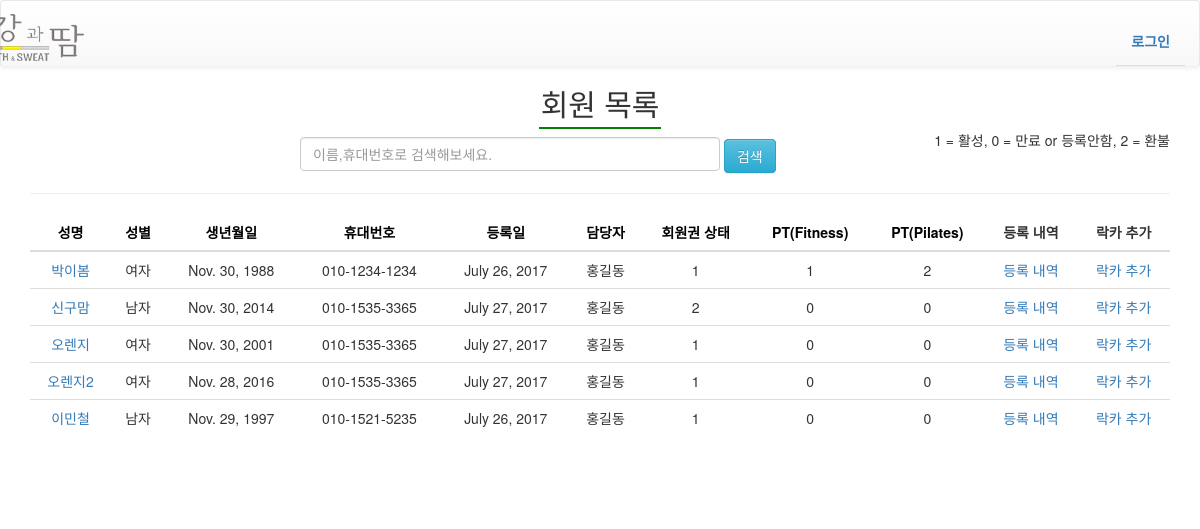
Page /member_list/ on the earlier database version.
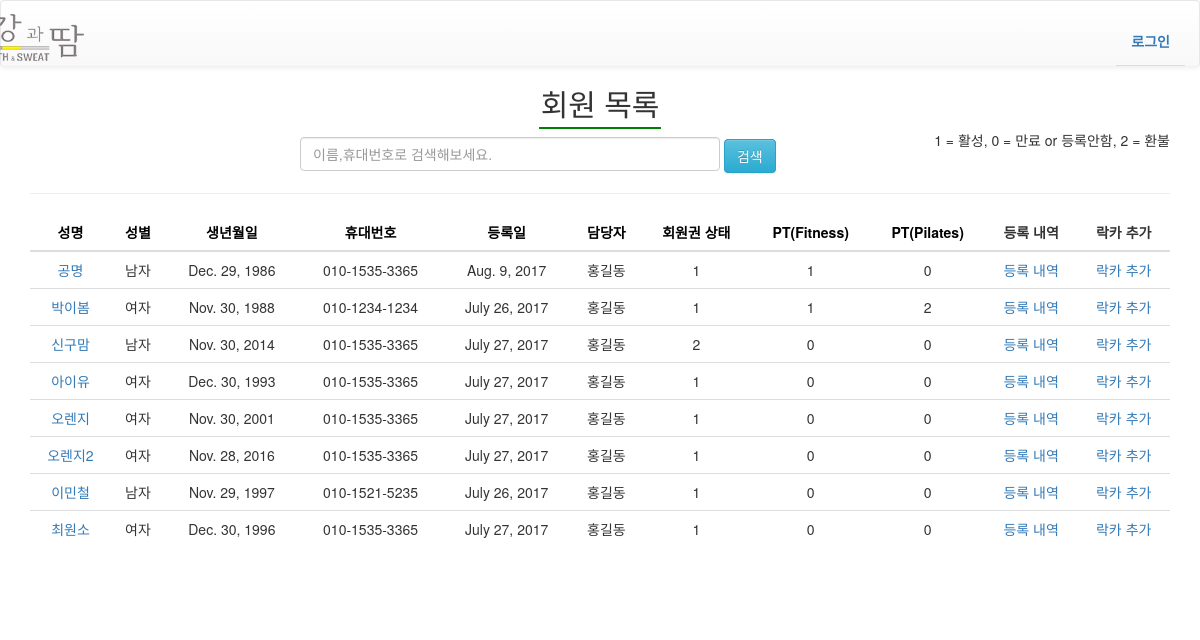
Same page on the later database version.
### staff/models.py (models this page shows, shortened)
class Member(models.Model):
    SEX_CHOICES = (
        ('M','남자'),
        ('F','여자'),
    )
    STATUS_CHOICES = (
        ('new','신규'),
        ('re','재등록'),
        )
    division = models.CharField(max_length=12, default="new", verbose_name='회원구분')
    name = models.CharField(max_length=24, verbose_name='성명')
    birth = models.DateField(null=True,help_text='Ex) 1980-06-30',verbose_name='생년월일')
    phone_regex = RegexValidator(regex=r'^\d{2,3}-\d{3,4}-\d{4}$', message="휴대폰 양식으로 써주세요.")
    phone_num = models.CharField(validators=[phone_regex], max_length=32, null=True, help_text='Ex) 010-1234-1234',verbose_name='휴대번호')
    address = models.CharField(max_length=64,blank=True, null=True,verbose_name='주소')
    sex = models.CharField(max_length=12, verbose_name='성별',null=True)
    registered_date = models.DateField(blank=True, default=timezone.now, verbose_name='등록일')
    start_date = models.DateField(default=timezone.now, blank=True, verbose_name='시작일')
    end_date = models.DateField(blank=True, verbose_name='회원권종료일')
    staff = models.ForeignKey(settings.AUTH_USER_MODEL, null=True, related_name='members', on_delete=models.SET_NULL)
    type_choice = models.CharField(max_length=12,default='피트니스',verbose_name='종류선택')
    rating = models.CharField(max_length=12, default='Bronze',verbose_name='등급')
    period_fitness = models.CharField(max_length=12,null=True, blank=True,verbose_name='피트니스기간', help_text='피트니스를 선택하신분만 선택해주세요.')
    period_pilates = models.CharField(max_length=12, null=True, blank=True,verbose_name='필라테스기간', help_text='필라테스를 선택하신분만 선택해주세요.')
    period_both = models.CharField(max_length=12, null=True, blank=True, verbose_name="피트니스+필라테스기간")
    H_locker = models.IntegerField(blank=True,null=True,verbose_name='헬스락카')
    G_locker = models.IntegerField(blank=True,null=True,verbose_name='골프락카')
    cautions = models.CharField(max_length=128,blank=True,verbose_name='병력및주의사항')
    exercise_time = models.CharField(max_length=12, blank=True,verbose_name='운동시간대')
    visit_path = models.CharField(max_length=12, blank=True,verbose_name='방문경로')
    membership_amount = models.DecimalField(max_digits=10,decimal_places=0, default=0 ,verbose_name='회원권 금액')
    payment_amount = models.DecimalField(max_digits=10,decimal_places=0, default=0 ,verbose_name='결제금액')
    payment_method = models.CharField(max_length=12,default='카드',verbose_name='결제방식')
    note = models.TextField(blank=True, null=True, verbose_name='비고란')
    Trainer = models.ForeignKey(settings.AUTH_USER_MODEL, null=True, blank=True, related_name='PT_members', on_delete=models.SET_NULL)
    registered_session = models.IntegerField(null=True, blank=True,verbose_name='등록세션')
    PT_payment_amount = models.DecimalField(max_digits=10, decimal_places=0, null=True, blank=True, default=0,verbose_name='PT결제금액')
    PT_payment_method = models.CharField(max_length=12, null=True, blank=True ,verbose_name='PT결제방식')
    unitprice = models.DecimalField(max_digits=10, decimal_places=0, blank=True, null=True, verbose_name='1회세션단가')
    period_PT = models.CharField(max_length=12,blank=True, null=True,verbose_name='강습기간')
    PT_registered_date = models.DateField(null=True, blank=True, verbose_name='PT등록일')
    OT_used_session = models.IntegerField(blank=True, null=True, default=0, verbose_name='OT 횟수')
    used_session = models.IntegerField(blank=True, null=True, default=0, verbose_name='사용한 세션')
    re_registered = models.BooleanField(blank=True, default=False, verbose_name='PT재등록 여부')
    Pil_Trainer = models.ForeignKey(settings.AUTH_USER_MODEL, null=True, blank=True, related_name='Pil_members', on_delete=models.SET_NULL)
    Pil_registered_session = models.IntegerField(null=True, blank=True,verbose_name='Pilates 등록세션')
    Pil_payment_amount = models.DecimalField(max_digits=10, decimal_places=0, null=True, blank=True, default=0,verbose_name='Pilates 결제금액')
    Pil_payment_method = models.CharField(max_length=12, null=True, blank=True ,verbose_name='Pilates 결제방식')
    Pil_unitprice = models.DecimalField(max_digits=10, decimal_places=0, blank=True, null=True, verbose_name='Pilates 1회세션단가')
    Pil_period_PT = models.CharField(max_length=12,blank=True, null=True,verbose_name='Pilates 강습기간')
    Pil_registered_date = models.DateField(null=True, blank=True, verbose_name='Pilates 등록일')
    Pil_OT_used_session = models.IntegerField(blank=True, null=True, default=0, verbose_name='Pilates OT 횟수')
    Pil_used_session = models.IntegerField(blank=True, null=True, default=0, verbose_name='Pilates 사용한 세션')
    Pil_re_registered = models.BooleanField(blank=True, default=False, verbose_name='Pilates재등록 여부')
    Membership_status = models.IntegerField(blank=True, null=True, default=1)#1이면 활성, 0면 비활성(만료). 환불시 2
    PT_status = models.IntegerField(blank=True, null=True, default=0)#1이면 활성, 0면 비활성(만료). 환불시 2
    Pil_status = models.IntegerField(blank=True, null=True, default=0)#1이면 활성, 0면 비활성(만료). 환불시 2

### authentication/models.py (models this page shows)
class User(AbstractUser):
    sex = models.CharField(max_length=12, verbose_name='성별',null=True)
    birth = models.DateField(null=True, blank=True)
    phone_num = models.CharField(max_length=32, null=True, help_text='Ex) 010-1234-1234',verbose_name='휴대번호')
    teamleader = models.BooleanField(blank=True, default=False, verbose_name='팀장 여부')
    basic_salary = models.DecimalField(max_digits=10, decimal_places=0, default=0 ,verbose_name='기본급')
    pilates_GX = models.CharField(max_length=32, blank=True, null=True, help_text='필라테스 gx정책',verbose_name='필라테스 GX정책')
    pilates_PT = models.CharField(max_length=32, blank=True, null=True, help_text='필라테스 PT정책',verbose_name='필라테스 PT정책')

### fitness/views.py (the view)
# urls.py: url(r'^member_list/$', views.member_list, name='member_list'),
def member_list(request):
    order_by = request.GET.get('order_by', 'name')
    members = Member.objects.all().order_by(order_by)
    context = {
        'members' : members,
    }
    return render(request, 'member_list.html', context)

### static/templates/member_list.html (shortened to what this page needs)
{% extends "navbar.html" %}
{% load crispy_forms_tags %}
{% block content %}
<h2 class="text-center"><span class="header">회원 목록</span></h2>
<div class="container">
    <div  style="float:right;">
    <p>1 = 활성, 0 = 만료 or 등록안함,  2 = 환불 </p>
    </div>
    <div id="search" style="margin:0 auto;">
        <form id="search" method="GET" action="{% url 'member_search' %}">
            <input type="text" class="form-control search_web" placeholder="이름,휴대번호로 검색해보세요." name='q' value="{{ q }}" style="display:inline-block; width:70%">
            <button type="submit" class="btn btn-info" value="검색" >검색</button>
        </form>
    </div>
    <hr/>
    <table class="table text-center">
        <thead>
            <tr>
                <th><a class="order" href="?order_by=name">성명</a></th>
                <th><a class="order" href="?order_by=sex">성별</a></th>
                <th><a class="order" href="?order_by=birth">생년월일</a></th>
                <th><a class="order" href="?order_by=phone_num">휴대번호</a></th>
                <th><a class="order" href="?order_by=registered_date">등록일</a></th>
                <th><a class="order" href="?order_by=staff">담당자</a></th>
                <th><a class="order" href="?order_by=Membership_status">회원권 상태</a></th>
                <th><a class="order" href="?order_by=PT_status">PT(Fitness)</a></th>
                <th><a class="order" href="?order_by=Pil_status">PT(Pilates)</a></th>
                <th>등록 내역</th>
                <th>락카 추가</th>
            </tr>
        </thead>
        <tbody>
            {% load el_pagination_tags %}
            {% for m in members %}
            <tr>
                <td><a href="{% url "member_detail" m.id %}">{{ m.name}}</a></td>
                <td>{{ m.sex}}</td>
                <td>{{ m.birth}}</td>
                <td>{{ m.phone_num }}</td>
                <td>{{ m.start_date}}</td>
                <td>{{ m.staff }}</td>
                <td>{{ m.Membership_status }}</td>
                <td>{{ m.PT_status }}</td>
                <td>{{ m.Pil_status }}</td>
                <td><a href="{%url "member_history" m.id %}">등록 내역</a></td>
                <td><a href="{% url 'add_locker' m.id %}">락카 추가</a></td>
            </tr>
            {% endfor %}
        </tbody>
    </table>
        <div class='text-center' style='font-size: 11pt'>
        </div>
</div>
{% endblock %}

Differences in the rows shown:
added Member: name "공명", sex "남자", birth "Dec. 29, 1986", phone_num "010-1535-3365", start_date "Aug. 9, 2017", staff "홍길동", Membership_status "1", PT_status "1", Pil_status "0"
added Member: name "아이유", sex "여자", birth "Dec. 30, 1993", phone_num "010-1535-3365", start_date "July 27, 2017", staff "홍길동", Membership_status "1", PT_status "0", Pil_status "0"
added Member: name "최원소", sex "여자", birth "Dec. 30, 1996", phone_num "010-1535-3365", start_date "July 27, 2017", staff "홍길동", Membership_status "1", PT_status "0", Pil_status "0"
